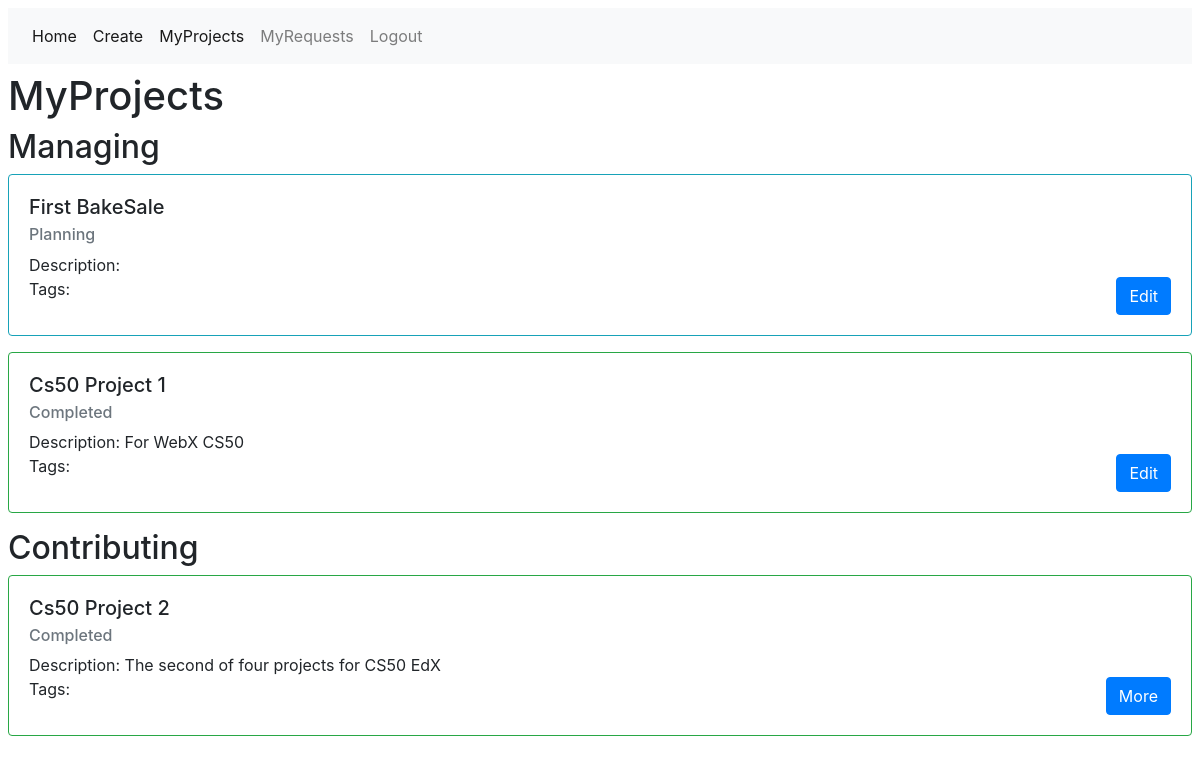
The page /projects/manage/ (signed in) on the database as committed earlier.
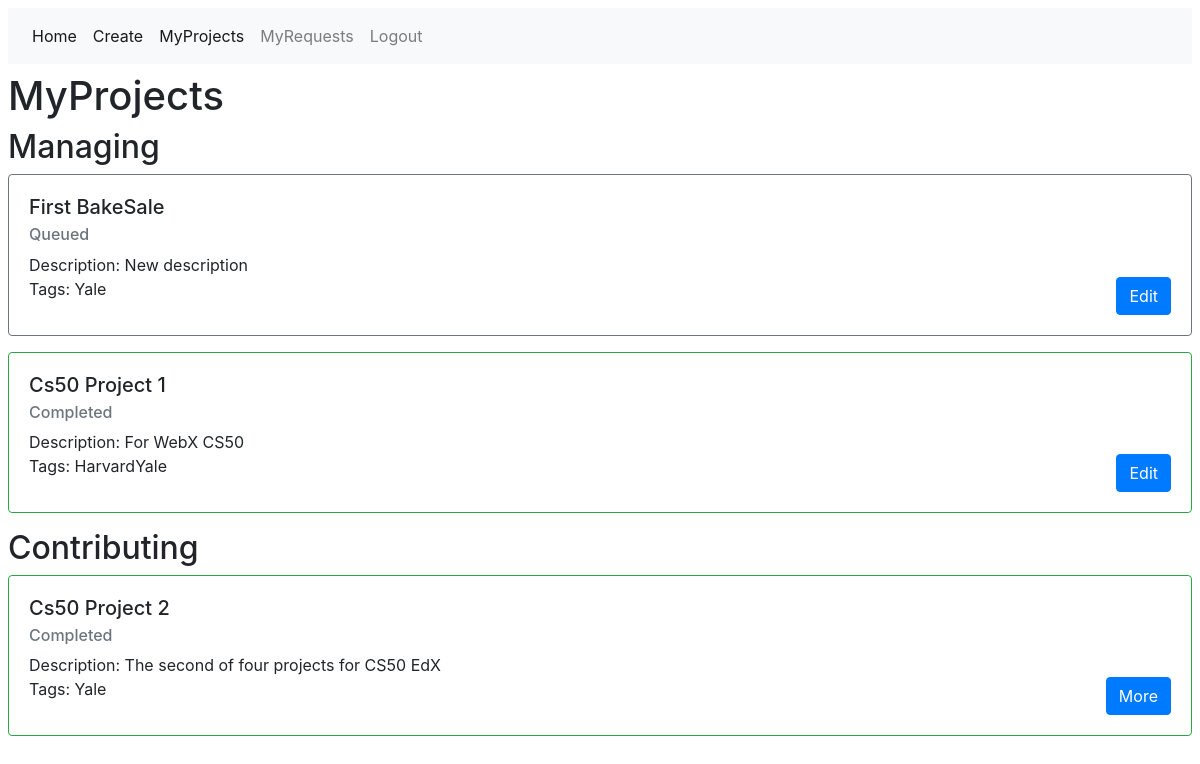
The same page on the database as committed later.
### users/models.py (models this page shows, shortened)
class Project(models.Model):
    name = models.CharField(max_length=64)
    manager = models.ForeignKey(User, on_delete=models.PROTECT, related_name='manager')
    status = models.ForeignKey('Status', on_delete=models.PROTECT,)
    contributors = models.ManyToManyField(User, related_name='contributor', blank=True,)
    description = models.TextField()
    tags = models.ManyToManyField(Tag, blank=True,)

class Status(models.Model):
    status = models.CharField(max_length=64)
    cardClass = models.ForeignKey('CardClass', on_delete=models.CASCADE)
    def __str__(self):
        return f"{self.status}"

class Tag(models.Model):
    tag = models.CharField(max_length=64)
    def __str__(self):
        return f"{self.tag}"

### projects/views.py (the view)
# urls.py: path("manage/", views.manage_view, name="manage"),
def manage_view(request):
    if not request.user.is_authenticated:
        return render(request, "users/login.html", {"message": None})
    context = {
        "managed_projects": request.user.manager.all(),
        "contributed_projects": request.user.contributor.all()
    }
    return render(request, "projects/manage.html", context)

### projects/templates/projects/manage.html
{% extends "projects/base.html" %}
{% block body %}
  <h1>MyProjects</h1>
  <h2>Managing</h2>
  {% for project in managed_projects %}
  <div class="{{project.status.cardClass.cardClass}}">
    <div class="card-body">
      <h5 class = "card-title"> {{project.name}}</h5>
      <h6 class="card-subtitle mb-2 text-muted">{{project.status}}</h6>
      Description: {{project.description}} <br>
      Tags: {% for tag in project.tags.all %}{{tag}}{% endfor %}
      <a href="{% url 'projects:manage_project' project.id%}" class="float-right btn btn-primary">Edit</a>
    </div>
  </div>
  {% endfor %}
  <h2>Contributing</h2>
  {% for project in contributed_projects %}
  <div class="{{project.status.cardClass.cardClass}}">
    <div class="card-body">
      <h5 class = "card-title"> {{project.name}}</h5>
      <h6 class="card-subtitle mb-2 text-muted">{{project.status}}</h6>
      Description: {{project.description}} <br>
      Tags: {% for tag in project.tags.all %}{{tag}}{% endfor %}
      <a href="{% url 'projects:manage_project' project.id%}" class="float-right btn btn-primary">More</a>
    </div>
  </div>
  {% endfor %}
{% endblock %}

### projects/templates/projects/base.html (shortened to what this page needs)
<!DOCTYPE html>
<html lang="en">
    <head>
      <link rel="stylesheet" href="https://stackpath.bootstrapcdn.com/bootstrap/4.5.0/css/bootstrap.min.css">
    </head>
    <body class = "m-2">
    <nav class="navbar navbar-expand-lg navbar-light bg-light">
      <div class="collapse navbar-collapse" id="navbarSupportedContent">
        <ul class="navbar-nav mr-auto">
          <li class="nav-item active">
            <a class="nav-link" href="{% url 'projects:home' %}">Home<span class="sr-only">(current)</span></a>
          </li>
          <li class="nav-item active">
            <a class="nav-link" href="{% url 'projects:create' %}">Create<span class="sr-only">(current)</span></a>
          </li>
          <li class="nav-item active">
            <a class="nav-link" href="{% url 'projects:manage' %}">MyProjects<span class="sr-only">(current)</span></a>
          </li>
          <li class="nav-item">
            <a class="nav-link" href="{% url 'projects:myrequests' %}">MyRequests</a>
          </li>
          <li class="nav-item">
            <a class="nav-link" href="{% url 'users:logout' %}">Logout</a>
          </li>
        </ul>
      </div>
    </nav>
        {% block body %}
        {% endblock %}
    </body>
</html>

Rows that differ between the two databases and show on the page:
changed Project "First BakeSale": status_id 1 → 2 (drawn); status "Planning" → "Queued"; description (not shown) → "New description"
added Tag: tag "Yale"
added Tag: tag "Harvard", shown under Project "Cs50 Project 1"
